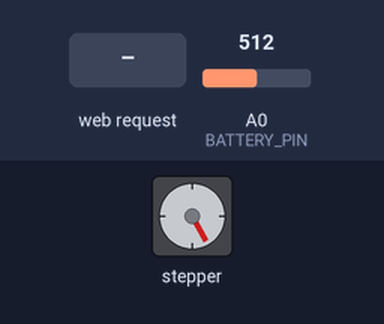
Bench run of a sketch on a simulated ESP8266 (NodeMCU). Shown: stepper motor. Wiring (inferred from the names in the program): stepper motor driver (200 steps per turn assumed): step GPIO 5; direction GPIO 4. The test bench sets the inputs (shaded band); at power-on: A0 (BATTERY_PIN) = 512. WiFi joins after 1.5 s; servers stay silent unless stated; what the sketch prints to the serial monitor is not drawn.

Above: at 2.7 s.
2.8 s: HTTP request GET /moveTo?steps=120 received
At 4.5 s:
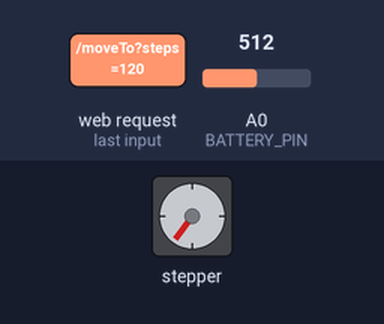
5.2 s: HTTP request GET /moveTo received
At 5.9 s:
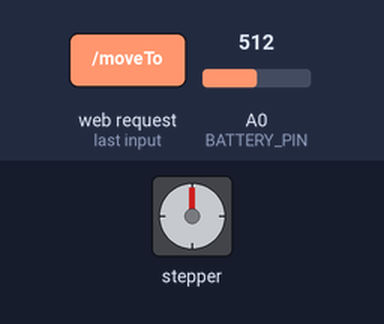
7.0 s: HTTP request GET /start_cw received
At 7.45 s:
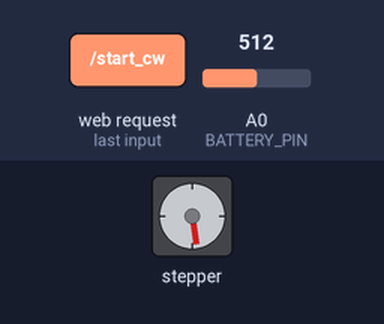
Timing chart, 0 to 19.0 s (numbered marks = the images above; inputs shaded):
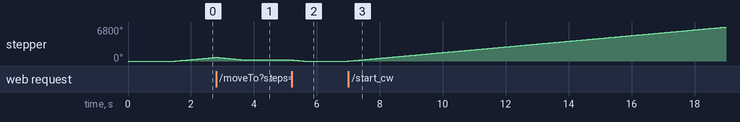

The sketch:

trash_lifter.ino
```cpp
#include <ESP8266WiFi.h>
#include <ESP8266WebServer.h>

const char* ssid     = ".........";
const char* password = "12345678910";

//const char* ssid     = "Nyotok";
//const char* password = "DT27dCF7";

// ── Stepper pins (A4988) ─────────────────────────────────
#define STEP_PIN  5   // D1
#define DIR_PIN   4   // D2

#define BATTERY_PIN A0

// ── Position config ───────────────────────────────────────
const int STEP_DELAY_US  = 1500;   // speed — lower = faster
const int POS_HOME       = 0;      // home — CCW fully down
const int POS_UP         = 1580;   // CW fully up
const int POS_MIN        = 0;
const int POS_MAX        = 99999;  // virtually unlimited

// ── State ─────────────────────────────────────────────────
int  currentPos    = 0;     // current step position
int  targetPos     = 0;     // target step position
bool motorRunning  = false; // continuous mode flag
bool movingToPos   = false; // position mode flag
bool motorDir      = true;  // true = CW (up), false = CCW (down)

unsigned long lastStepTime = 0;
bool stepState = LOW;

ESP8266WebServer server(80);

// ── Move one step toward target ───────────────────────────
void stepTowardTarget() {
  if (currentPos == targetPos) {
    movingToPos = false;
    return;
  }
  bool goUp = (targetPos > currentPos);
  digitalWrite(DIR_PIN, goUp ? HIGH : LOW);
  unsigned long now = micros();
  if (now - lastStepTime >= (unsigned long)STEP_DELAY_US) {
    lastStepTime = now;
    stepState = !stepState;
    digitalWrite(STEP_PIN, stepState);
    if (stepState == HIGH) {  // count on rising edge
      currentPos += goUp ? 1 : -1;
    }
  }
}

// ── Continuous step ───────────────────────────────────────
void stepContinuous() {
  digitalWrite(DIR_PIN, motorDir ? HIGH : LOW);  // HIGH = CW, LOW = CCW
  unsigned long now = micros();
  if (now - lastStepTime >= (unsigned long)STEP_DELAY_US) {
    lastStepTime = now;
    stepState = !stepState;
    digitalWrite(STEP_PIN, stepState);
    if (stepState == HIGH) {
      currentPos += motorDir ? 1 : -1;
      if (currentPos < POS_MIN) { currentPos = POS_MIN; motorRunning = false; }
    }
  }
}

// ── Battery voltage ───────────────────────────────────────
float getBatteryVoltage() {
  int v = analogRead(BATTERY_PIN);
  return ((v / 1023.0) * 3.3) * 3.65;
}

// ── Status JSON ───────────────────────────────────────────
String statusJson() {
  String j = "{";
  j += "\"pos\":"     + String(currentPos);
  j += ",\"target\":" + String(targetPos);
  j += ",\"moving\":" + String((movingToPos || motorRunning) ? "true" : "false");
  j += ",\"pct\":"    + String((int)((float)currentPos / POS_MAX * 100));
  j += ",\"batt\":"   + String(getBatteryVoltage(), 2);
  j += "}";
  return j;
}

// ═══════════════════════════════════════════════════════════
// WEB UI
// ═══════════════════════════════════════════════════════════
void handleRoot() {
  String html = R"rawliteral(
<!DOCTYPE html><html><head>
<meta name='viewport' content='width=device-width, initial-scale=1, user-scalable=no'>
<title>Trash Lifter</title>
<style>
* { box-sizing: border-box; margin: 0; padding: 0; user-select: none; }
body { background: #1a1a1a; font-family: sans-serif; color: white; display: flex; flex-direction: column; align-items: center; padding: 16px; }
h2 { color: #38bdf8; font-size: 15px; margin-bottom: 12px; letter-spacing: 1px; }
.card { background: #1e293b; border: 1px solid #334155; border-radius: 16px; padding: 16px; width: 100%; max-width: 400px; margin-bottom: 12px; }
.title { font-size: 11px; font-weight: bold; letter-spacing: 1px; color: #64748b; text-transform: uppercase; margin-bottom: 12px; display: flex; justify-content: space-between; }
.pos-track { position: relative; height: 10px; background: #334155; border-radius: 999px; margin-bottom: 6px; }
.pos-thumb { position: absolute; top: 50%; width: 18px; height: 18px; background: linear-gradient(135deg,#38bdf8,#818cf8); border-radius: 50%; transform: translate(-50%,-50%); transition: left .3s ease; border: 3px solid #0f172a; box-shadow: 0 2px 6px rgba(0,0,0,.5); }
.pos-labels { display: flex; justify-content: space-between; font-size: 10px; color: #64748b; margin-bottom: 12px; }
.stat-row { display: flex; gap: 8px; margin-bottom: 12px; }
.stat { flex: 1; background: #0f172a; border-radius: 10px; padding: 10px 6px; text-align: center; }
.stat-val { font-size: 18px; font-weight: bold; background: linear-gradient(90deg,#38bdf8,#818cf8); -webkit-background-clip: text; -webkit-text-fill-color: transparent; }
.stat-lbl { font-size: 9px; color: #64748b; margin-top: 3px; }
.preset-row { display: grid; grid-template-columns: 1fr 1fr 1fr; gap: 7px; margin-bottom: 10px; }
.pbtn { padding: 14px 4px; font-size: 12px; font-weight: bold; border-radius: 10px; cursor: pointer; outline: none; border: 2px solid; transition: filter .15s; text-align: center; }
.pbtn:active { filter: brightness(1.5); }
.p-home { border-color: #0369a1; background: #0c4a6e; color: #7dd3fc; }
.p-mid  { border-color: #7c3aed; background: #4c1d95; color: #c4b5fd; }
.p-up   { border-color: #15803d; background: #14532d; color: #86efac; }
.divider { border: none; border-top: 1px solid #334155; margin: 10px 0; }
.step-row { display: flex; gap: 6px; align-items: center; margin-bottom: 8px; }
.step-input { flex: 1; background: #0f172a; border: 1px solid #334155; border-radius: 8px; color: #38bdf8; font-size: 14px; padding: 8px; text-align: center; outline: none; }
.go-btn { padding: 8px 16px; background: linear-gradient(90deg,#38bdf8,#818cf8); border: none; border-radius: 8px; color: #0f172a; font-weight: bold; cursor: pointer; font-size: 13px; }
.cont-row { display: flex; gap: 7px; margin-bottom: 8px; }
.c-btn { flex: 1; padding: 12px 4px; font-size: 12px; font-weight: bold; border-radius: 10px; cursor: pointer; outline: none; border: 2px solid; transition: filter .15s; }
.c-btn:active { filter: brightness(1.5); }
.c-cw   { border-color: #0891b2; background: #164e63; color: #67e8f9; }
.c-stop { border-color: #475569; background: #1e293b; color: #94a3b8; }
.c-ccw  { border-color: #7c3aed; background: #4c1d95; color: #c4b5fd; }
.c-cw.on  { background: #0891b2; color: #fff; }
.c-ccw.on { background: #7c3aed; color: #fff; }
.home-btn { width: 100%; padding: 10px; border: 1px solid #334155; border-radius: 8px; background: #0f172a; color: #64748b; font-size: 11px; cursor: pointer; margin-top: 4px; }
.batt { color: #4ecca3; font-size: 12px; font-weight: bold; }
</style>
</head><body>
<h2>&#9883; Trash Lifter Control</h2>

<div class='card'>
  <div class='title'>
    <span>Position</span>
    <span class='batt' id='battV'>&#128267; --V</span>
  </div>
  <div class='pos-track'><div class='pos-thumb' id='thumb'></div></div>
  <div class='pos-labels'>
    <span>HOME<br>0</span>
    <span style='text-align:right'>UP<br>1580</span>
  </div>
  <div class='stat-row'>
    <div class='stat'><div class='stat-val' id='posVal'>0</div><div class='stat-lbl'>current steps</div></div>
    <div class='stat'><div class='stat-val' id='tgtVal'>0</div><div class='stat-lbl'>target steps</div></div>
    <div class='stat'><div class='stat-val' id='pctVal'>0%</div><div class='stat-lbl'>position %</div></div>
  </div>

  <div class='preset-row' style='grid-template-columns:1fr 1fr;'>
    <button class='pbtn p-home' onclick='moveTo(0)'>&#8962; HOME<br><small>0 steps (CCW)</small></button>
    <button class='pbtn p-up'   onclick='moveTo(1580)'>&#9650; UP<br><small>1580 steps (CW)</small></button>
  </div>

  <div class='divider'></div>

  <div class='step-row'>
    <input type='number' class='step-input' id='stepInput' min='0' max='99999' value='0' placeholder='steps (unlimited)'>
    <button class='go-btn' onclick='moveToInput()'>GO</button>
  </div>

  <div class='cont-row'>
    <button id='btnCW'  class='c-btn c-cw'   onclick='toggleCont("cw")'>&#8635; CW</button>
    <button           class='c-btn c-stop' onclick='stopAll()'>&#9646; STOP</button>
    <button id='btnCCW' class='c-btn c-ccw'  onclick='toggleCont("ccw")'>&#8634; CCW</button>
  </div>

  <button class='home-btn' onclick='setHome()'>&#9654; Set Current as HOME (zero position)</button>
</div>

<script>
var MAX_STEPS = 99999;
var contState = 'stop';

function moveTo(steps) {
  document.getElementById('stepInput').value = steps;
  fetch('/moveTo?steps=' + steps).then(r=>r.json()).then(updateUI);
}
function moveToInput() {
  var s = parseInt(document.getElementById('stepInput').value) || 0;
  moveTo(s);
}
function toggleCont(dir) {
  if (contState === dir) {
    contState = 'stop';
    fetch('/stop').then(r=>r.json()).then(updateUI);
    document.getElementById('btnCW').classList.remove('on');
    document.getElementById('btnCCW').classList.remove('on');
  } else {
    contState = dir;
    var url = dir === 'cw' ? '/start_cw' : '/start_ccw';
    fetch(url).then(r=>r.json()).then(updateUI);
    document.getElementById('btnCW').classList.toggle('on', dir==='cw');
    document.getElementById('btnCCW').classList.toggle('on', dir==='ccw');
  }
}
function stopAll() {
  contState = 'stop';
  fetch('/stop').then(r=>r.json()).then(updateUI);
  document.getElementById('btnCW').classList.remove('on');
  document.getElementById('btnCCW').classList.remove('on');
}
function setHome() {
  fetch('/setHome').then(r=>r.json()).then(updateUI);
}
function updateUI(d) {
  if (!d) return;
  var pct = Math.min(100, Math.max(0, (d.pos / MAX_STEPS) * 100));
  document.getElementById('thumb').style.left = pct + '%';
  document.getElementById('posVal').textContent = d.pos;
  document.getElementById('tgtVal').textContent = d.target;
  document.getElementById('pctVal').textContent = d.pct + '%';
  document.getElementById('battV').innerHTML = '&#128267; ' + d.batt + 'V';
}
// Poll status every 400ms
setInterval(function() {
  fetch('/status').then(r=>r.json()).then(updateUI).catch(function(){});
}, 400);
</script>
</body></html>
)rawliteral";
  server.send(200, "text/html", html);
}

// ═══════════════════════════════════════════════════════════
// ROUTES
// ═══════════════════════════════════════════════════════════
void setup() {
  Serial.begin(115200);
  pinMode(STEP_PIN, OUTPUT);
  pinMode(DIR_PIN,  OUTPUT);

  WiFi.begin(ssid, password);
  while (WiFi.status() != WL_CONNECTED) { delay(500); Serial.print("."); }
  Serial.println("\nIP: " + WiFi.localIP().toString());

  server.on("/", handleRoot);

  // Move to exact step position
  server.on("/moveTo", []() {
    int steps = server.hasArg("steps") ? server.arg("steps").toInt() : 0;
    targetPos   = constrain(steps, POS_MIN, POS_MAX);
    movingToPos = (targetPos != currentPos);
    motorRunning = false;
    server.send(200, "application/json", statusJson());
  });

  // Continuous CW
  server.on("/start_cw", []() {
    motorDir     = true;
    motorRunning = true;
    movingToPos  = false;
    server.send(200, "application/json", statusJson());
  });

  // Continuous CCW
  server.on("/start_ccw", []() {
    motorDir     = false;
    motorRunning = true;
    movingToPos  = false;
    server.send(200, "application/json", statusJson());
  });

  // Stop all
  server.on("/stop", []() {
    motorRunning = false;
    movingToPos  = false;
    targetPos    = currentPos;
    server.send(200, "application/json", statusJson());
  });

  // Set current position as home (zero)
  server.on("/setHome", []() {
    currentPos   = 0;
    targetPos    = 0;
    motorRunning = false;
    movingToPos  = false;
    server.send(200, "application/json", statusJson());
  });

  // Preset positions
  server.on("/goHome", []() { targetPos = POS_HOME; movingToPos = true; motorRunning = false; server.send(200, "application/json", statusJson()); });
  server.on("/goUp",   []() { targetPos = POS_UP;   movingToPos = true; motorRunning = false; server.send(200, "application/json", statusJson()); });

  // Status + battery
  server.on("/status",  []() { server.send(200, "application/json", statusJson()); });
  server.on("/battery", []() { server.send(200, "text/plain", String(getBatteryVoltage(), 2)); });

  server.begin();
  Serial.println("Server started");

  // ── Auto move to UP position on boot ─────────────────
  targetPos   = POS_UP;
  movingToPos = true;
  Serial.println("Auto-moving to UP (1580 steps)...");
}

// ═══════════════════════════════════════════════════════════
// LOOP
// ═══════════════════════════════════════════════════════════
void loop() {
  server.handleClient();

  if (movingToPos) {
    stepTowardTarget();
  } else if (motorRunning) {
    stepContinuous();
  }
}
```

Measured:
- after the input at 5.2 s, stepper: turns 216° counter-clockwise in 0.38 s, starting at once
- after the input at 7.0 s, stepper: keeps turning clockwise at about 567°/s, starting at once
